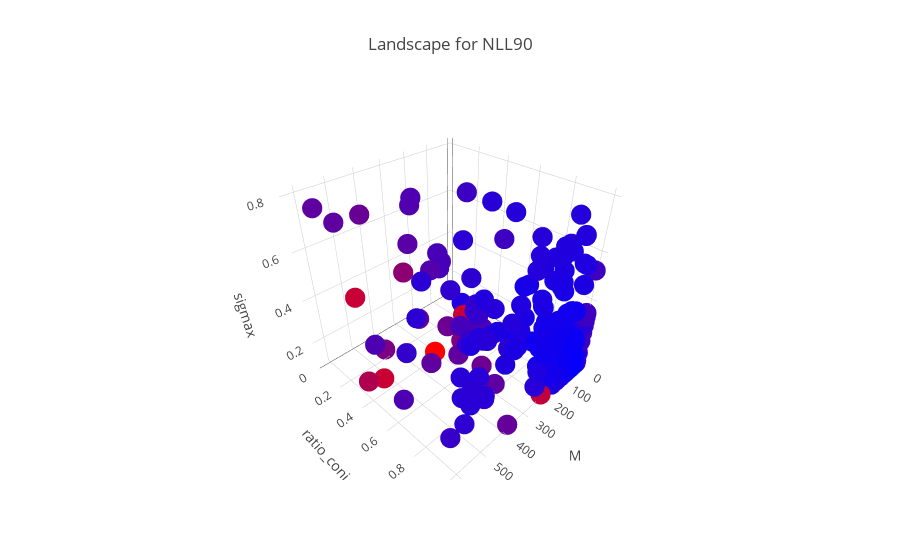

Notebook code for this chart:
### Code cell
result_to_color = np.array(df_best_fits.dist_prodgeomll)

col_min = np.min(result_to_color)
col_max = np.max(result_to_color)

text = ['> %s' % (x) for x in result_to_color]

trace1 = Scatter3d(
        x= df_best_fits.M,
        y= df_best_fits.ratio_conj,
        z= df_best_fits.sigmax,
        text= text,
        mode= 'markers',
        marker= Marker(
            color = result_to_color,
            size = 7,
            colorscale='Bluered',
            cmin=col_min,
            cmax=col_max,
            cauto=False
        )
    )
data = Data([trace1])
layout = Layout(
    title='Landscape for NLL90',
    scene=Scene(
        xaxis=XAxis(
            title='M',
        ),
        yaxis=YAxis(
            title='ratio_conj',
        ),
        zaxis=ZAxis(
            title='sigmax',
        )
    )
)
fig = Figure(data=data, layout=layout)
iplot(fig)

### Figure 1 — Plotly figure (JSON) as saved in the notebook; plotly's stock layout.template omitted (floating-point values rounded to 4 significant figures; data arrays with more than 128 entries replaced by an {"elided": "..."} marker saying what was removed)
{"data": [{"marker": {"cauto": false, "cmax": -22160.0, "cmin": -28140.0, "color": {"elided": "7528 float values"}, "colorscale": "Bluered", "size": 7}, "mode": "markers", "text": {"elided": "7528 str values"}, "type": "scatter3d", "x": {"elided": "7528 float values"}, "y": {"elided": "7528 float values"}, "z": {"elided": "7528 float values"}}], "layout": {"scene": {"xaxis": {"title": "M"}, "yaxis": {"title": "ratio_conj"}, "zaxis": {"title": "sigmax"}}, "title": "Landscape for NLL90"}}
